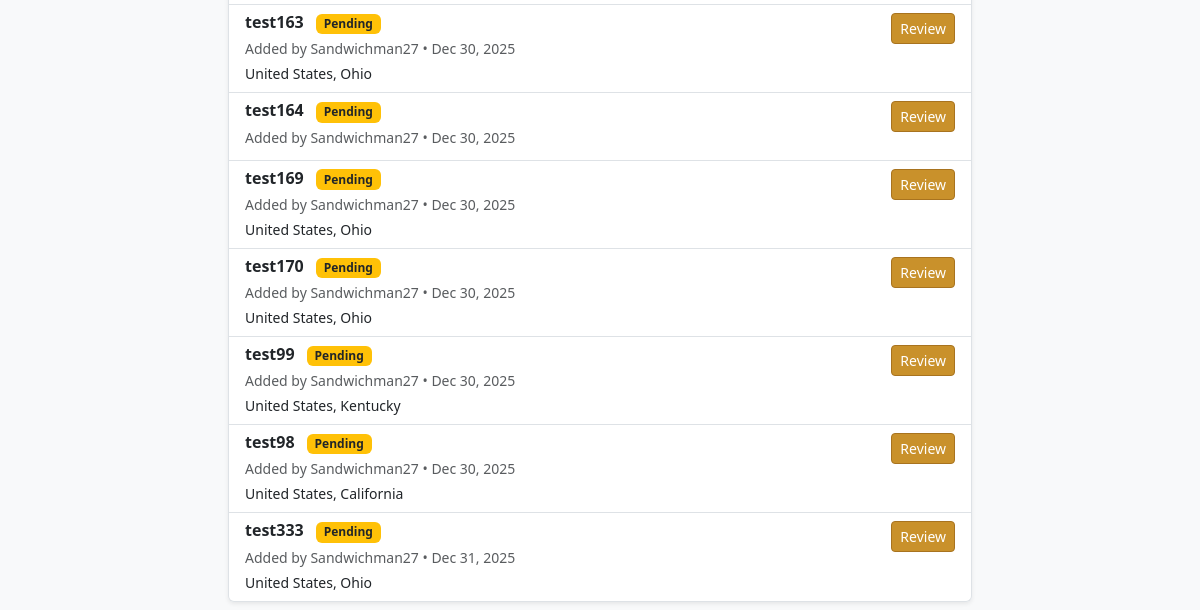
The page /distilleries/review/ (signed in, lower part) on the database as committed earlier.
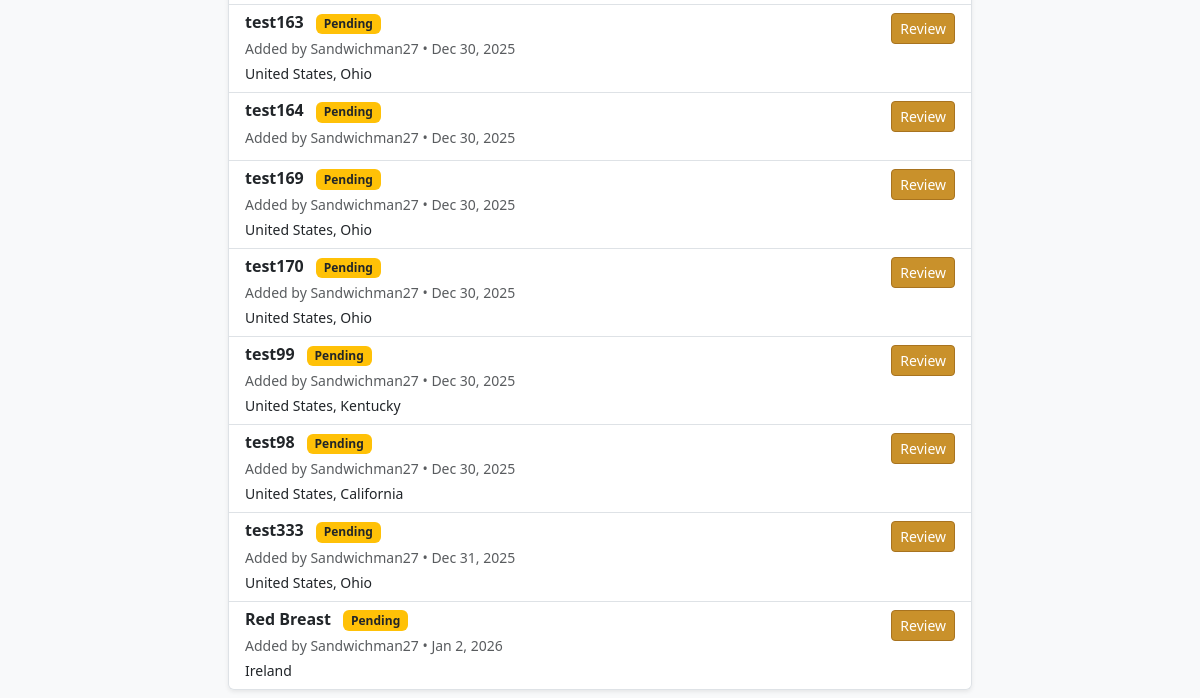
The same page on the database as committed later.
### accounts/models.py (models this page shows, shortened)
class Distillery(models.Model):
    name = models.CharField(max_length=255, unique=True)
    country = models.CharField(max_length=100, blank=True, null=True)
    region = models.CharField(max_length=150, blank=True, null=True)
    climate = models.CharField(max_length=50, blank=True, null=True)
    is_verified = models.BooleanField(default=False)
    duplicate_of = models.ForeignKey(
        "self",
        null=True,
        blank=True,
        on_delete=models.SET_NULL,
        related_name="duplicates",
        help_text="If this distillery is a duplicate, point to the canonical distillery."
    )
    added_by = models.ForeignKey(
        User,
        null=True,
        blank=True,
        on_delete=models.SET_NULL
    )
    created_at = models.DateTimeField(auto_now_add=True)
    @property
    def is_pending(self):
        return not self.is_verified and self.duplicate_of is None
    def canonical(self):
        """
        Always return the canonical distillery.
        Safe to call everywhere (views, templates, admin).
        """
        return self.duplicate_of or self
    class Meta:
        permissions = [
            ("can_review_distillery", "Can review and approve distilleries"),
        ]

### accounts/views.py (the view)
# urls.py: path("distilleries/review/",views.distillery_review_list,name="distillery_review_list"),
@login_required
@permission_required("accounts.can_review_distillery")
def distillery_review_list(request):
    distilleries = Distillery.objects.filter(
        is_verified=False,
        duplicate_of__isnull=True
    ).order_by("created_at")
    return render(request, "accounts/review_list.html", {
        "distilleries": distilleries
    })

### accounts/templates/accounts/review_list.html (shortened to what this page needs)
{% extends "base.html" %}
{% block content %}
<div class="col-lg-8 offset-lg-2 mt-4">
    {% if distilleries %}
        <div class="list-group shadow-sm">
            {% for d in distilleries %}
            <div class="list-group-item">
                <div class="d-flex justify-content-between align-items-start">
                    <div>
                        <h6 class="fw-bold mb-1">
                            {{ d.name }}
                            {% if d.is_pending %}
                                <span class="badge bg-warning text-dark ms-2">
                                    Pending
                                </span>
                            {% endif %}
                        </h6>
                        <p class="text-muted small mb-1">
                            Added by {{ d.added_by|default:"Unknown" }}
                            • {{ d.created_at|date:"M j, Y" }}
                        </p>
                        {% if d.country or d.region %}
                        <p class="small mb-0">
                            {{ d.country }}{% if d.region %}, {{ d.region }}{% endif %}
                        </p>
                        {% endif %}
                    </div>
                    <a href="{% url 'distillery_review_detail' d.id %}"
                       class="btn btn-sm btn-whiskey">
                        Review
                    </a>
                </div>
            </div>
            {% endfor %}
        </div>
    {% else %}
        <p class="text-muted">No distilleries are waiting for review.</p>
    {% endif %}
</div>
{% endblock %}

Rows that differ between the two databases and show on the page:
added Distillery: name "Red Breast", is_verified "Pending", added_by "Sandwichman27", created_at "Jan 2, 2026", country "Ireland"
